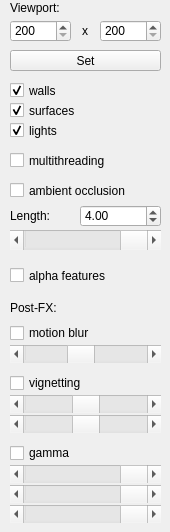
    <widget class="QWidget" name="config">
     <attribute name="icon">
      <iconset resource="resources.qrc">
       <normaloff>:/Icons/tools-settings.png</normaloff>:/Icons/tools-settings.png</iconset>
     </attribute>
     <attribute name="title">
      <string>Config</string>
     </attribute>
     <widget class="QCheckBox" name="checkRendererMotionblur">
      <property name="geometry">
       <rect>
        <x>10</x>
        <y>325</y>
        <width>151</width>
        <height>16</height>
       </rect>
      </property>
      <property name="toolTip">
       <string>Blend with the previous frame</string>
      </property>
      <property name="text">
       <string>motion blur</string>
      </property>
      <property name="checked">
       <bool>false</bool>
      </property>
     </widget>
     <widget class="QCheckBox" name="checkRendererSurfacesEnable">
      <property name="geometry">
       <rect>
        <x>10</x>
        <y>100</y>
        <width>151</width>
        <height>21</height>
       </rect>
      </property>
      <property name="toolTip">
       <string>Draw the floors and ceilings</string>
      </property>
      <property name="text">
       <string>surfaces</string>
      </property>
      <property name="checked">
       <bool>true</bool>
      </property>
     </widget>
     <widget class="QScrollBar" name="scrollRendererMotionblurPercent">
      <property name="geometry">
       <rect>
        <x>10</x>
        <y>345</y>
        <width>151</width>
        <height>18</height>
       </rect>
      </property>
      <property name="maximum">
       <number>100</number>
      </property>
      <property name="value">
       <number>45</number>
      </property>
      <property name="orientation">
       <enum>Qt::Orientation::Horizontal</enum>
      </property>
     </widget>
     <widget class="QScrollBar" name="scrollRendererVignettingOuter">
      <property name="geometry">
       <rect>
        <x>10</x>
        <y>415</y>
        <width>151</width>
        <height>18</height>
       </rect>
      </property>
      <property name="maximum">
       <number>300</number>
      </property>
      <property name="value">
       <number>150</number>
      </property>
      <property name="orientation">
       <enum>Qt::Orientation::Horizontal</enum>
      </property>
     </widget>
     <widget class="QScrollBar" name="scrollRendererVignettingInner">
      <property name="geometry">
       <rect>
        <x>10</x>
        <y>395</y>
        <width>151</width>
        <height>18</height>
       </rect>
      </property>
      <property name="maximum">
       <number>150</number>
      </property>
      <property name="value">
       <number>75</number>
      </property>
      <property name="orientation">
       <enum>Qt::Orientation::Horizontal</enum>
      </property>
     </widget>
     <widget class="QCheckBox" name="checkRendererVignetting">
      <property name="geometry">
       <rect>
        <x>10</x>
        <y>375</y>
        <width>151</width>
        <height>16</height>
       </rect>
      </property>
      <property name="toolTip">
       <string>Darken the frame borders</string>
      </property>
      <property name="text">
       <string>vignetting</string>
      </property>
      <property name="checked">
       <bool>false</bool>
      </property>
     </widget>
     <widget class="QCheckBox" name="checkRendererWallsEnable">
      <property name="geometry">
       <rect>
        <x>10</x>
        <y>80</y>
        <width>151</width>
        <height>21</height>
       </rect>
      </property>
      <property name="toolTip">
       <string>Draw the walls</string>
      </property>
      <property name="text">
       <string>walls</string>
      </property>
      <property name="checked">
       <bool>true</bool>
      </property>
     </widget>
     <widget class="QCheckBox" name="checkRendererOcclusionEnable">
      <property name="geometry">
       <rect>
        <x>10</x>
        <y>180</y>
        <width>151</width>
        <height>21</height>
       </rect>
      </property>
      <property name="toolTip">
       <string>Darken the surfaces near wall edges</string>
      </property>
      <property name="text">
       <string>ambient occlusion</string>
      </property>
      <property name="checked">
       <bool>false</bool>
      </property>
     </widget>
     <widget class="QCheckBox" name="checkRendererMultithreadingEnable">
      <property name="geometry">
       <rect>
        <x>10</x>
        <y>150</y>
        <width>151</width>
        <height>21</height>
       </rect>
      </property>
      <property name="toolTip">
       <string>Render on several threads</string>
      </property>
      <property name="text">
       <string>multithreading</string>
      </property>
      <property name="checked">
       <bool>false</bool>
      </property>
     </widget>
     <widget class="QLabel" name="labelRendererViewport">
      <property name="geometry">
       <rect>
        <x>10</x>
        <y>0</y>
        <width>151</width>
        <height>16</height>
       </rect>
      </property>
      <property name="text">
       <string>Viewport:</string>
      </property>
     </widget>
     <widget class="QSpinBox" name="spinViewportResoX">
      <property name="geometry">
       <rect>
        <x>10</x>
        <y>20</y>
        <width>61</width>
        <height>22</height>
       </rect>
      </property>
      <property name="minimum">
       <number>200</number>
      </property>
      <property name="maximum">
       <number>1920</number>
      </property>
     </widget>
     <widget class="QSpinBox" name="spinViewportResoY">
      <property name="geometry">
       <rect>
        <x>100</x>
        <y>20</y>
        <width>61</width>
        <height>22</height>
       </rect>
      </property>
      <property name="minimum">
       <number>200</number>
      </property>
      <property name="maximum">
       <number>1080</number>
      </property>
     </widget>
     <widget class="QLabel" name="labelRenderX">
      <property name="geometry">
       <rect>
        <x>82</x>
        <y>20</y>
        <width>11</width>
        <height>21</height>
       </rect>
      </property>
      <property name="text">
       <string>x</string>
      </property>
     </widget>
     <widget class="QLabel" name="labelPostFX">
      <property name="geometry">
       <rect>
        <x>10</x>
        <y>300</y>
        <width>151</width>
        <height>16</height>
       </rect>
      </property>
      <property name="text">
       <string>Post-FX:</string>
      </property>
     </widget>
     <widget class="QCheckBox" name="checkRendererLightsEnable">
      <property name="geometry">
       <rect>
        <x>10</x>
        <y>120</y>
        <width>151</width>
        <height>21</height>
       </rect>
      </property>
      <property name="toolTip">
       <string>Local lights (glowmap)</string>
      </property>
      <property name="text">
       <string>lights</string>
      </property>
      <property name="checked">
       <bool>true</bool>
      </property>
     </widget>
     <widget class="QPushButton" name="pushViewportReset">
      <property name="geometry">
       <rect>
        <x>10</x>
        <y>50</y>
        <width>151</width>
        <height>21</height>
       </rect>
      </property>
      <property name="text">
       <string>Set</string>
      </property>
     </widget>
     <widget class="QCheckBox" name="checkRendererAlphaFeatures">
      <property name="geometry">
       <rect>
        <x>10</x>
        <y>265</y>
        <width>151</width>
        <height>21</height>
       </rect>
      </property>
      <property name="toolTip">
       <string>Not implemented yet</string>
      </property>
      <property name="text">
       <string>alpha features</string>
      </property>
      <property name="checked">
       <bool>false</bool>
      </property>
     </widget>
     <widget class="QLabel" name="labelRendererOcclusionLength">
      <property name="geometry">
       <rect>
        <x>10</x>
        <y>205</y>
        <width>71</width>
        <height>21</height>
       </rect>
      </property>
      <property name="text">
       <string>Length:</string>
      </property>
     </widget>
     <widget class="QDoubleSpinBox" name="spinRendererOcclusionLength">
      <property name="geometry">
       <rect>
        <x>80</x>
        <y>205</y>
        <width>81</width>
        <height>22</height>
       </rect>
      </property>
      <property name="minimum">
       <double>0.060000000000000</double>
      </property>
      <property name="maximum">
       <double>64.000000000000000</double>
      </property>
      <property name="value">
       <double>4.000000000000000</double>
      </property>
     </widget>
     <widget class="QScrollBar" name="scrollRendererOcclusionDarken">
      <property name="geometry">
       <rect>
        <x>10</x>
        <y>230</y>
        <width>151</width>
        <height>20</height>
       </rect>
      </property>
      <property name="maximum">
       <number>100</number>
      </property>
      <property name="value">
       <number>100</number>
      </property>
      <property name="orientation">
       <enum>Qt::Orientation::Horizontal</enum>
      </property>
     </widget>
     <widget class="QCheckBox" name="checkRendererGamma">
      <property name="geometry">
       <rect>
        <x>10</x>
        <y>445</y>
        <width>151</width>
        <height>16</height>
       </rect>
      </property>
      <property name="toolTip">
       <string>Contrast curve on the final image</string>
      </property>
      <property name="text">
       <string>gamma</string>
      </property>
      <property name="checked">
       <bool>false</bool>
      </property>
     </widget>
     <widget class="QScrollBar" name="scrollRendererGammaKRed">
      <property name="geometry">
       <rect>
        <x>10</x>
        <y>465</y>
        <width>151</width>
        <height>18</height>
       </rect>
      </property>
      <property name="maximum">
       <number>100</number>
      </property>
      <property name="value">
       <number>100</number>
      </property>
      <property name="orientation">
       <enum>Qt::Orientation::Horizontal</enum>
      </property>
     </widget>
     <widget class="QScrollBar" name="scrollRendererGammaKGreen">
      <property name="geometry">
       <rect>
        <x>10</x>
        <y>485</y>
        <width>151</width>
        <height>18</height>
       </rect>
      </property>
      <property name="maximum">
       <number>100</number>
      </property>
      <property name="value">
       <number>100</number>
      </property>
      <property name="orientation">
       <enum>Qt::Orientation::Horizontal</enum>
      </property>
     </widget>
     <widget class="QScrollBar" name="scrollRendererGammaKBlue">
      <property name="geometry">
       <rect>
        <x>10</x>
        <y>505</y>
        <width>151</width>
        <height>18</height>
       </rect>
      </property>
      <property name="maximum">
       <number>100</number>
      </property>
      <property name="value">
       <number>100</number>
      </property>
      <property name="orientation">
       <enum>Qt::Orientation::Horizontal</enum>
      </property>
     </widget>
    </widget>
